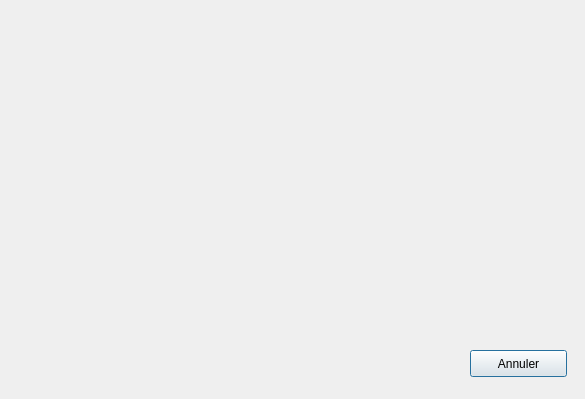
<?xml version="1.0" encoding="UTF-8"?>
<ui version="4.0">
 <class>AddDoc</class>
 <widget class="QDialog" name="AddDoc">
  <property name="geometry">
   <rect>
    <x>0</x>
    <y>0</y>
    <width>585</width>
    <height>399</height>
   </rect>
  </property>
  <property name="windowTitle">
   <string>Dialog</string>
  </property>
  <widget class="QPushButton" name="pushButtonAbort">
   <property name="geometry">
    <rect>
     <x>470</x>
     <y>350</y>
     <width>97</width>
     <height>27</height>
    </rect>
   </property>
   <property name="text">
    <string>Annuler</string>
   </property>
  </widget>
 </widget>
 <resources/>
 <connections/>
</ui>
